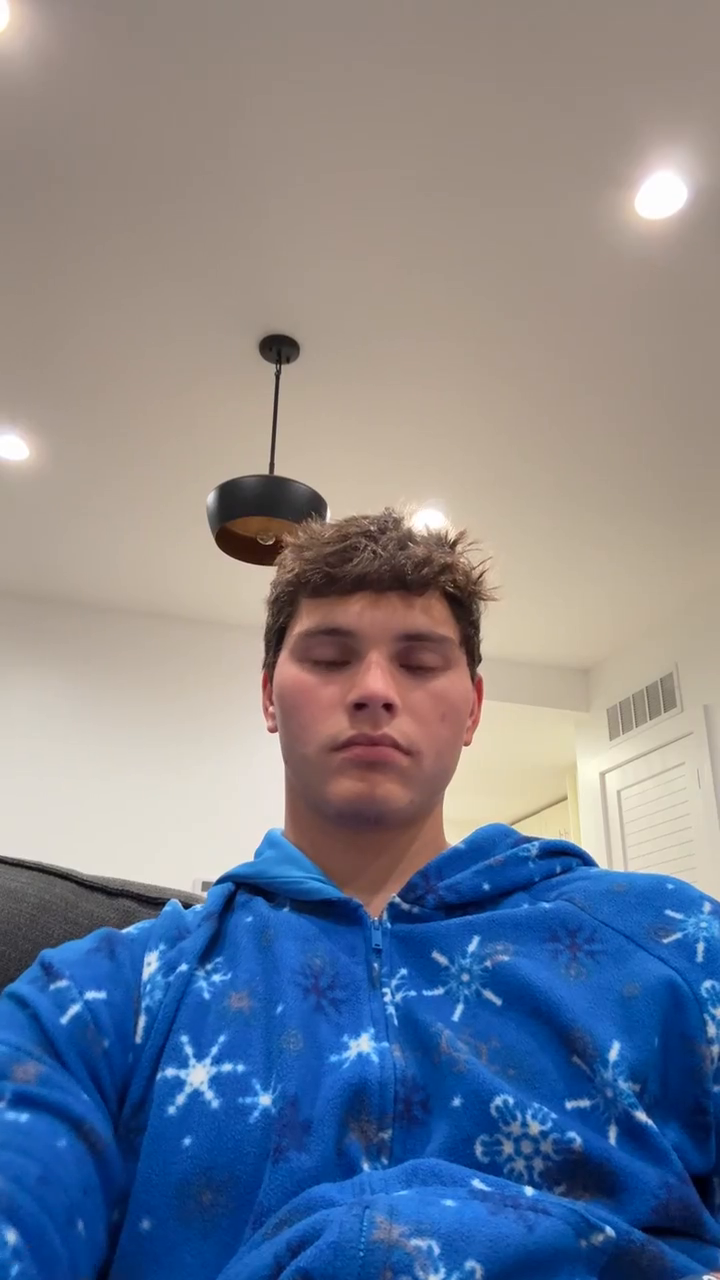
#> input picture frame 9 of aslapp/aslapp/videos/mo123/Hello.MOV, 720 x 1280 px, given in place of the camera
$ python collect_vids.py
#> lines starting #> are read from the running program, lines starting #| are printed output that depends on the picture
import os
import cv2

# Directory setup
DATA_DIR = './data'
if not os.path.exists(DATA_DIR):
    os.makedirs(DATA_DIR)

number_of_classes = 3
videos_per_class = 30
video_duration_frames = 50  # Number of frames per video; adjust as needed

# Attempt to access the camera
cap = cv2.VideoCapture(0)  # Try with index 0 first; adjust to 1 or 2 if necessary

if not cap.isOpened():
    print("Error: Could not open video capture. Check camera connection and index.")
    exit()

# Loop through each class to collect videos
for j in range(number_of_classes):
    class_dir = os.path.join(DATA_DIR, str(j), "_vid")
    if not os.path.exists(class_dir):
        os.makedirs(class_dir)

    print(f'Preparing to collect video data for class {j}')

    for video_index in range(videos_per_class):
        print(f"Get ready to record video {video_index + 1}/{videos_per_class} for class {j}")

        # Wait for user readiness to start recording
        while True:
            ret, frame = cap.read()
            if not ret:
                print("Error: Failed to capture frame. Check camera connection.")
                break

            cv2.putText(frame, 'Press "S" to start recording', (100, 50), cv2.FONT_HERSHEY_SIMPLEX, 1.0, (0, 255, 0), 2, cv2.LINE_AA)
            cv2.imshow('frame', frame)

            if cv2.waitKey(25) & 0xFF == ord('s'):  # Start recording on 's' press
                break

        # Setup video writer for each video
        video_path = os.path.join(class_dir, f'class_{j}_video_{video_index}.avi')
        fourcc = cv2.VideoWriter_fourcc(*'XVID')
        out = cv2.VideoWriter(video_path, fourcc, 20.0, (int(cap.get(3)), int(cap.get(4))))

        print(f"Recording video {video_index + 1} for class {j}. Press 'Q' to stop early or wait for {video_duration_frames} frames.")

        frame_count = 0
        while frame_count < video_duration_frames:  # Record for a set number of frames
            ret, frame = cap.read()
            if not ret:
                print("Error: Failed to capture frame. Stopping video recording.")
                break

            out.write(frame)
            cv2.imshow('frame', frame)
            frame_count += 1

            # Stop recording early if 'q' is pressed
            if cv2.waitKey(25) & 0xFF == ord('q'):
                print(f"Video recording {video_index + 1} for class {j} stopped by user.")
                break

        # Release the video writer for the current video
        out.release()
        print(f"Video {video_index + 1} saved at {video_path}")

# Release the capture and close windows
cap.release()
cv2.destroyAllWindows()
print("Video data collection completed.")

$ run again, starting later in the video
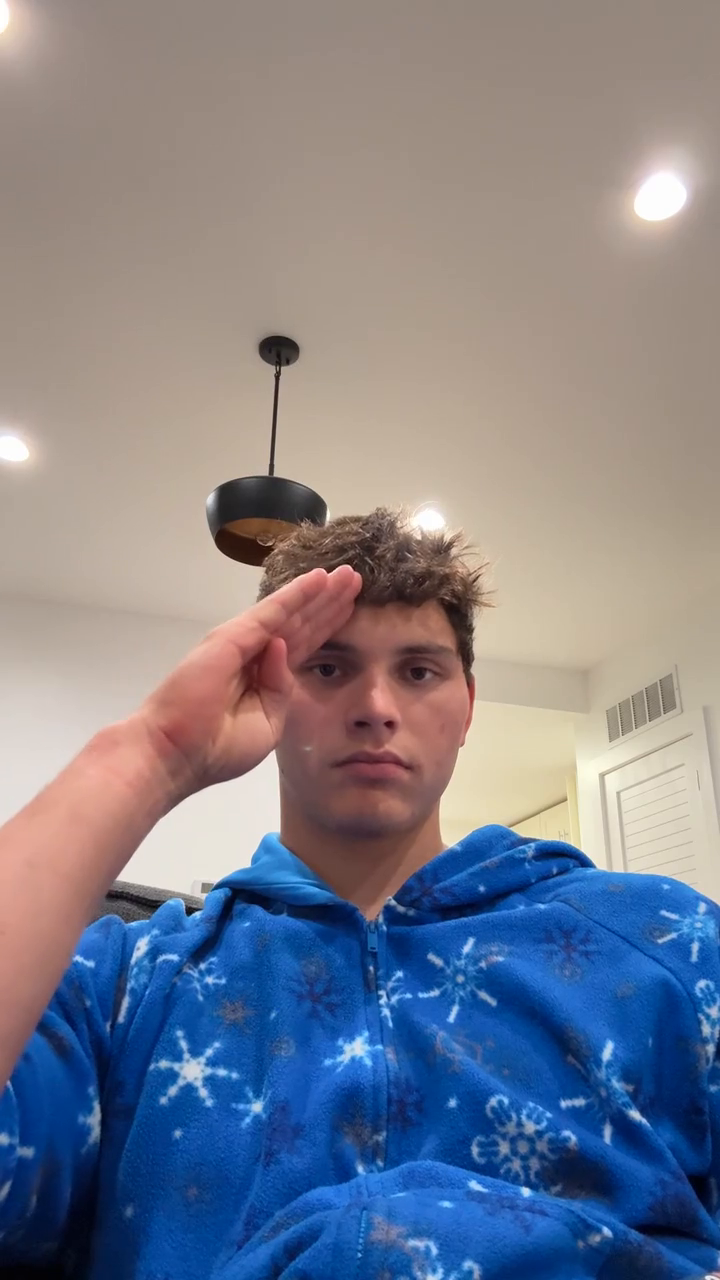
#> input picture frame 41 of aslapp/aslapp/videos/mo123/Hello.MOV, 720 x 1280 px, given in place of the camera

$ run again, starting later in the video
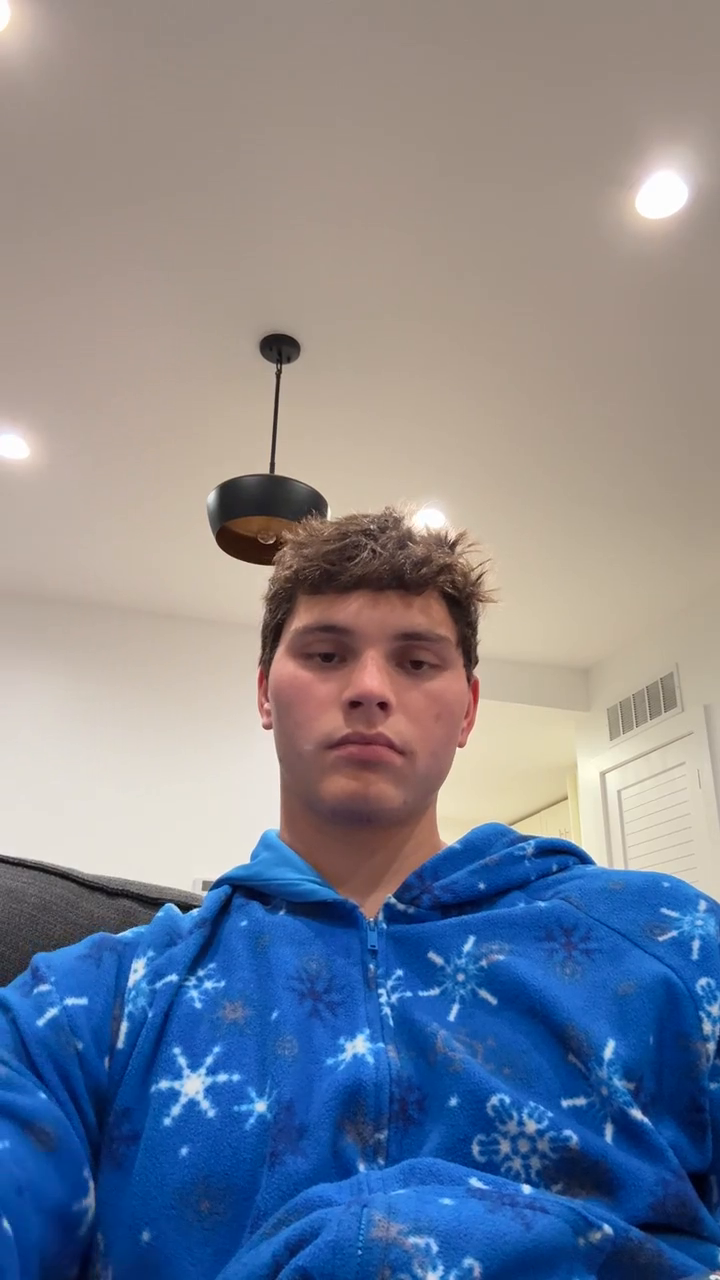
#> input picture frame 74 of aslapp/aslapp/videos/mo123/Hello.MOV, 720 x 1280 px, given in place of the camera
